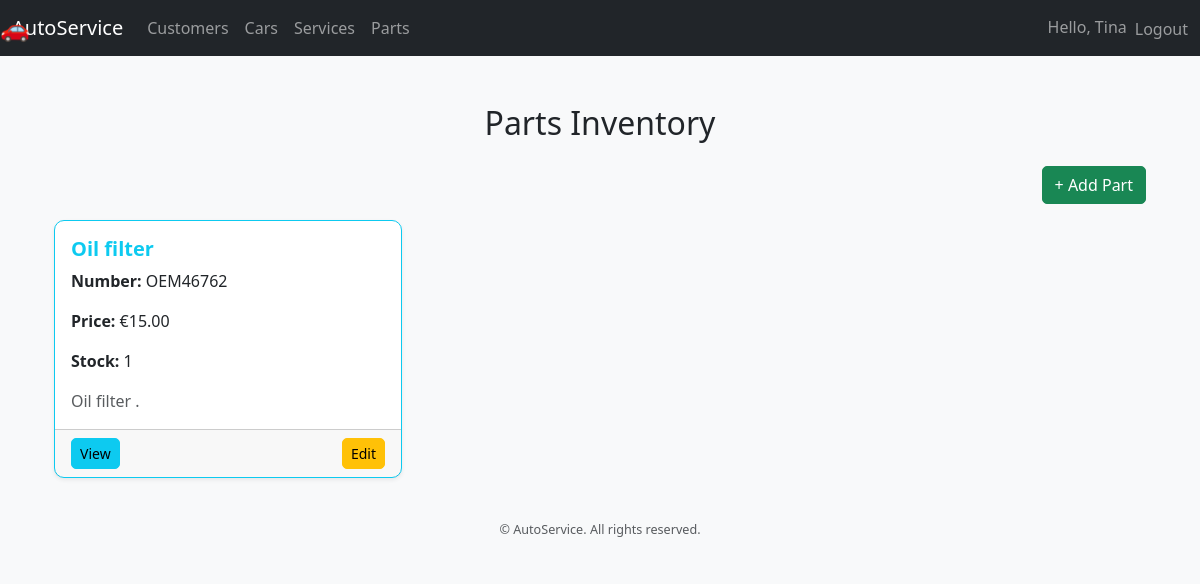
Page /finalapp/parts/ (signed in) on the committed database.
### finalapp/models.py (models this page shows, shortened)
class Part(models.Model):
    name = models.CharField(max_length=100)
    part_number = models.CharField(max_length=50, unique=True)
    description = models.TextField(blank=True, null=True)
    quantity_in_stock = models.PositiveIntegerField(default=0)
    unit_price = models.DecimalField(max_digits=10, decimal_places=2)

### finalapp/views.py (the view)
# urls.py: path("parts/", views.PartListView.as_view(), name="part_list"),
class PartListView(LoginRequiredMixin,ListView):
    model = Part
    template_name = "parts/part_list.html"
    context_object_name = "parts"  # 👈 matches your template

### finalapp/templates/parts/part_list.html
{% extends "base.html" %}
{% load static %}
{% block content %}
<div class="container mt-5">
  <h2 class="mb-4 text-center">Parts Inventory</h2>
  {% if user.is_authenticated %}
    <div class="text-end mb-3">
      <a href="{% url 'part_create' %}" class="btn btn-success">+ Add Part</a>
    </div>
  {% endif %}
  {% if parts %}
    <div class="row row-cols-1 row-cols-md-2 row-cols-lg-3 g-4">
      {% for part in parts %}
        <div class="col">
          <div class="card h-100 shadow-sm border-info">
            <div class="card-body">
              <h5 class="card-title text-info">{{ part.name }}</h5>
              <p class="card-text"><strong>Number:</strong> {{ part.part_number }}</p>
              <p class="card-text"><strong>Price:</strong> €{{ part.unit_price }}</p>
              <p class="card-text"><strong>Stock:</strong> {{ part.quantity_in_stock }}</p>
              {% if part.description %}
                <p class="card-text text-muted">{{ part.description|truncatechars:60 }}</p>
              {% endif %}
            </div>
            <div class="card-footer d-flex justify-content-between">
              <a href="{% url 'part_detail' part.pk %}" class="btn btn-info btn-sm">View</a>
              {% if user.is_authenticated %}
                <a href="{% url 'part_update' part.pk %}" class="btn btn-warning btn-sm">Edit</a>
              {% endif %}
            </div>
          </div>
        </div>
      {% endfor %}
    </div>
  {% else %}
    <div class="alert alert-warning text-center mt-3">
      No parts available.
    </div>
  {% endif %}
</div>
{% endblock %}

### finalapp/templates/base.html (shortened to what this page needs)
<!DOCTYPE html>
{% load static %}
<html lang="en">
<head>
    <link href="https://cdn.jsdelivr.net/npm/bootstrap@5.3.2/dist/css/bootstrap.min.css" rel="stylesheet">
    <link rel="stylesheet" href="{% static 'finalapp/css/style.css' %}">
</head>
<body>
<nav class="navbar navbar-expand-lg navbar-dark bg-dark">
    <div class="container-fluid">
        <a class="navbar-brand" href="{% url 'index' %}">AutoService</a>
        <div class="collapse navbar-collapse" id="navbarNav">
            <ul class="navbar-nav me-auto">
                <li class="nav-item"><a class="nav-link" href="{% url 'customer_list' %}">Customers</a></li>
                <li class="nav-item"><a class="nav-link" href="{% url 'car_list' %}">Cars</a></li>
                <li class="nav-item"><a class="nav-link" href="{% url 'service_list' %}">Services</a></li>
                <li class="nav-item"><a class="nav-link" href="{% url 'part_list' %}">Parts</a></li>
            </ul>
            <ul class="navbar-nav ms-auto">
                {% if user.is_authenticated %}
                    <li class="nav-item">
                        <span class="navbar-text me-2">Hello, {{ user.first_name|default:user.username }}</span>
                    </li>
                    <li class="nav-item">
                        <form action="{% url 'logout' %}" method="post" class="d-inline">
                            <button type="submit" class="btn btn-link nav-link"
                                    style="display:inline; border:none; background:none; padding:0;">
                                Logout
                            </button>
                        </form>
                    </li>
                {% else %}
                    <li class="nav-item"><a class="nav-link" href="{% url 'login' %}">Login</a></li>
                    <li class="nav-item"><a class="nav-link" href="{% url 'signup' %}">Register</a></li>
                    <li class="nav-item"><a class="nav-link" href="{% url 'password_reset' %}">Forgot Password?</a></li>
                {% endif %}
            </ul>
        </div>
    </div>
    <div class="car-animation">🚗</div>
</nav>
<main class="container mt-4">
    {% block content %}
    {% endblock %}
</main>
<footer class="bg-light text-center text-muted py-3 mt-4">
    <small>&copy; {{ now|date:"Y" }} AutoService. All rights reserved.</small>
</footer>
</body>
</html>

### finalapp/static/finalapp/css/style.css (style rules this page uses)
body { font-family: 'Segoe UI', Tahoma, Geneva, Verdana, sans-serif; background-color: #f8f9fa; margin: 0; padding: 0; }
a { text-decoration: none; }
.car-animation { font-size: 1.5rem; pointer-events: none; z-index: 1000; }
.card { box-shadow: 0 2px 5px rgba(0,0,0,0.1); border-radius: 10px; }
.card h5 { font-weight: 600; }
.btn { border-radius: 5px; transition: all 0.2s ease; }
footer { font-size: 0.9rem; background-color: #e9ecef; }

### finalapp/templates/base.html (style rules this page uses)
.navbar { position: relative; }
.car-animation { position: absolute; top: 50%; font-size: 1.5rem; transform: translateY(-50%); animation: drive-navbar 8s linear infinite; pointer-events: none; }

### rows in the picture
Part: name "Oil filter", part_number "OEM46762", unit_price "15.00", quantity_in_stock "1", description "Oil filter ."

### other values in the picture
{{ user.first_name|default:user.username }} "Tina"
